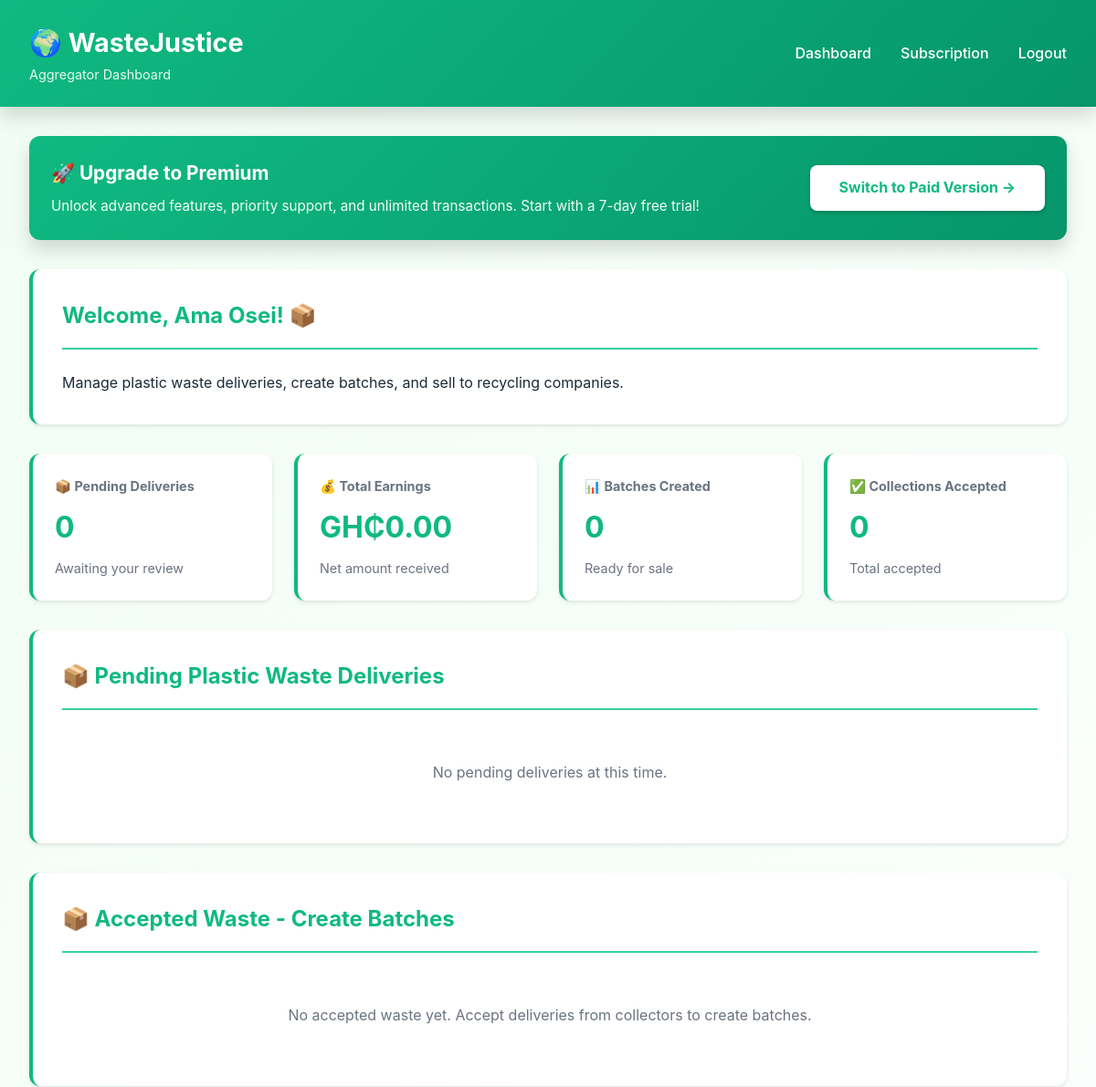
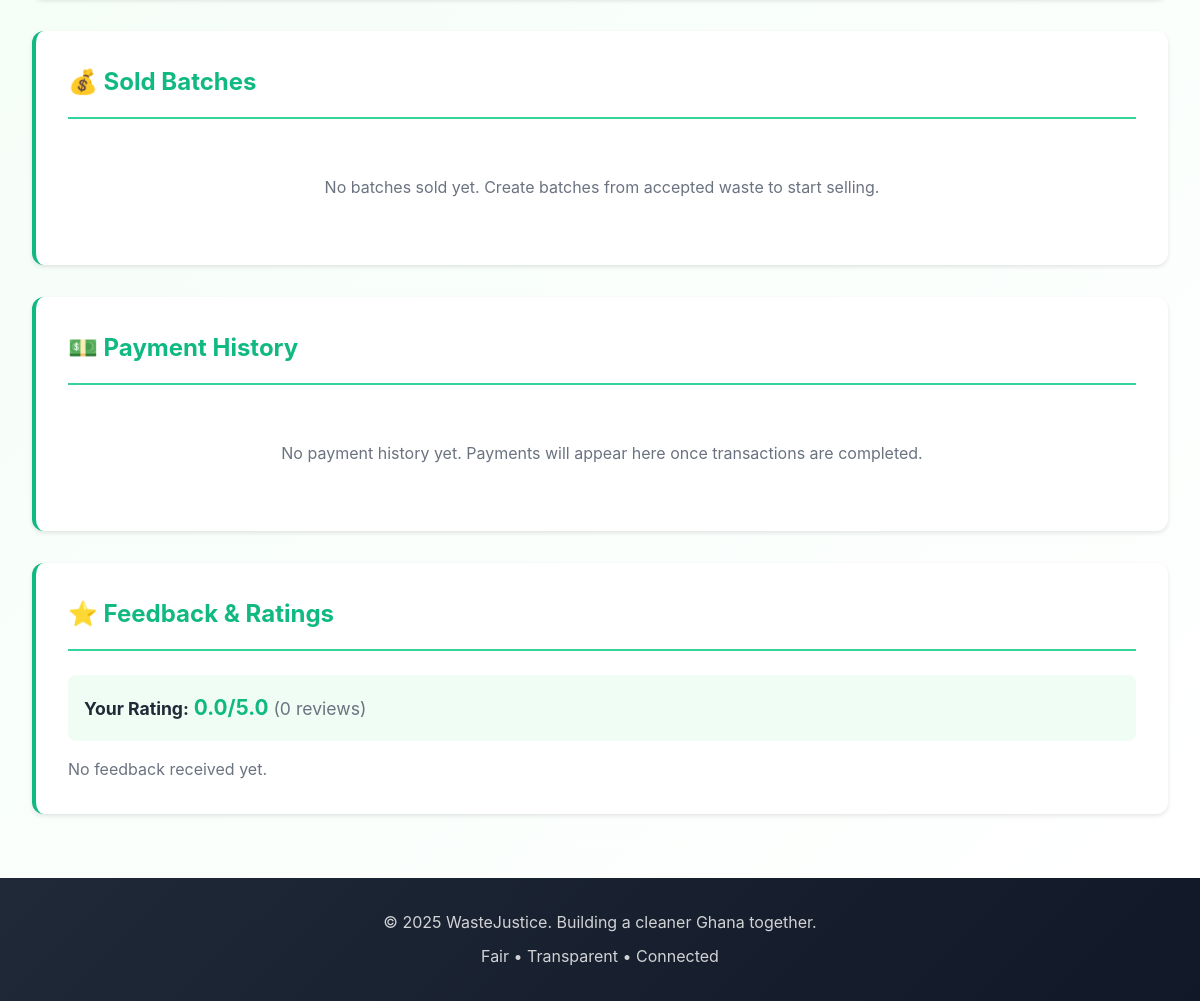
Page /views/aggregator/dashboard.php (signed in) on the committed database (2 pictures, top to bottom).
### tables this page shows
CREATE TABLE `User` (
    `userID` INT PRIMARY KEY AUTO_INCREMENT,
    `userName` VARCHAR(255) NOT NULL,
    `userContact` VARCHAR(20),
    `userEmail` VARCHAR(255) UNIQUE NOT NULL,
    `userPassword` VARCHAR(255) NOT NULL,
    `userRole` ENUM('Waste Collector', 'Aggregator', 'Recycling Company', 'Admin') NOT NULL,
    `latitude` DECIMAL(10, 8),
    `longitude` DECIMAL(11, 8),
    `address` VARCHAR(255),
    `rating` DECIMAL(3, 2) DEFAULT 0.00,
    `totalRatings` INT DEFAULT 0,
    `status` ENUM('active', 'pending', 'suspended') DEFAULT 'pending',
    `subscription_status` ENUM('free', 'trial', 'active', 'expired', 'cancelled') DEFAULT 'free',
    `subscription_expires` DATE NULL,
    `createdAt` TIMESTAMP DEFAULT CURRENT_TIMESTAMP
);

### views/aggregator/dashboard.php (the view, shortened to what the rows shown need)
<?php
require_once dirname(dirname(dirname(__FILE__))) . '/controllers/role_controller.php';
$userID = $_SESSION['userID'];
$userInfo = $conn->prepare("SELECT * FROM User WHERE userID = ?");
$userInfo->bind_param("i", $userID);
$userInfo->execute();
$user = $userInfo->get_result()->fetch_assoc();
$userName = $user['userName'];
?>
<!DOCTYPE html>
<html lang="en">
<head>
    <link rel="stylesheet" href="<?php echo ASSETS_URL; ?>/css/styles.css">
</head>
<body>
    <header>
        <div class="header-content">
            <div class="logo">
                <h1>🌍 <?php echo APP_NAME; ?></h1>
            </div>
        </div>
    </header>
    <div class="container">
        <div class="card">
            <div class="card-header">
                <h2 style="color: var(--primary-green); margin: 0;">Welcome, <?php echo htmlspecialchars($userName); ?>! 📦</h2>
            </div>
        </div>
        <div class="card">
            <div class="card-header">
                <h2>📦 Pending Plastic Waste Deliveries</h2>
            </div>
        </div>
        <div class="card">
            <div class="card-header">
                <h2>📦 Accepted Waste - Create Batches</h2>
            </div>
        </div>
        <div class="card">
            <div class="card-header">
                <h2>💰 Sold Batches</h2>
            </div>
        </div>
        <div class="card">
            <div class="card-header">
                <h2>💵 Payment History</h2>
            </div>
        </div>
        <div class="card">
            <div class="card-header">
                <h2>⭐ Feedback & Ratings</h2>
            </div>
            <div style="padding: 1rem; background: var(--very-light-green); border-radius: 0.5rem; margin-bottom: 1rem;">
                <p style="margin: 0; font-size: 1.1rem;">
                    <strong>Your Rating:</strong>
                    <span style="color: var(--primary-green); font-size: 1.3rem; font-weight: bold;">
                        <?php echo number_format($user['rating'], 1); ?>/5.0
                    </span>
                    <span style="color: var(--gray);">(<?php echo $user['totalRatings']; ?> reviews)</span>
                </p>
            </div>
        </div>
    </div>
</body>
</html>

### rows in the picture
user: userName "Ama Osei", rating "0.0", totalRatings "0"

### other values in the picture
APP_NAME "WasteJustice"
$pendingDeliveries->num_rows "0"
$earnings['totalEarnings'] "0.00"
$earnings['batchesSold'] "0"
$earnings['collectionsAccepted'] "0"
